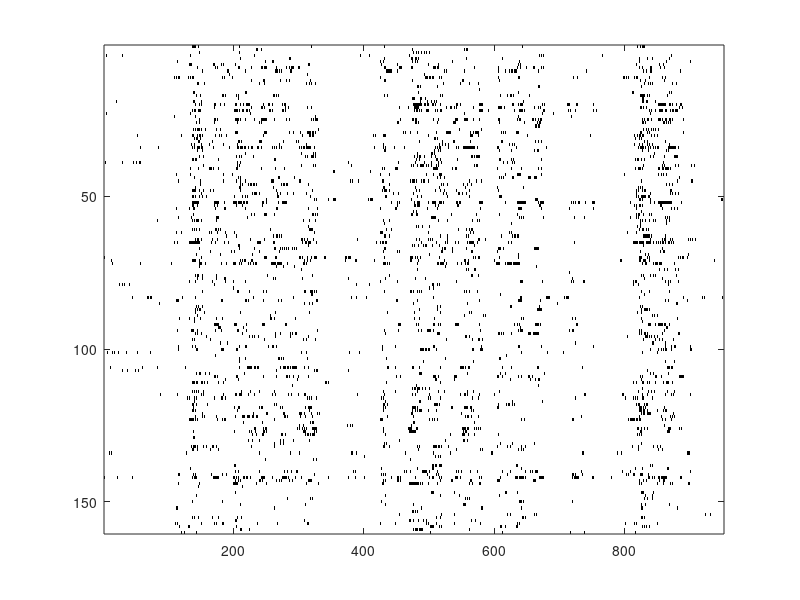

Write the MATLAB code that produced this figure. (Note: this script raises an error after producing the figure.)
%CGpipeline
%close all; clear; clc; CGpipeline

 
%Load neural data
load bint_fishmovie32_100
data=reshape(bint(1,:,:),[160,953]);
data=data*2-1;
mean(sum(data>0,2)/953);
mean(mean(data,2));

 
%Pre-allocate space for saving each GC step
CGevents=70;            %Number of iterations
C{1,CGevents+1}=[];
C{1}=data;
Rec=data;
%R{CGevents}=[];

%Break down each neuron's trajectory as member in a cell array
for g=1:size(C{1},1)
c{g}=C{1}(g,:);
end
D{1}=c;
%masterlist{1}=c;

%"Raster plot"-style image of original data matrix
figure,imagesc(C{1})
colormap(flipud(gray))



%Main loop

for k=1:CGevents
k

 
%Find most highly correlated pair
[mosthigh,hival]=find_most_highly(data);
MostHi(k,:)=mosthigh;

%Calculate stats for most highly correlated pair
v1=data(mosthigh(1),:); v2=data(mosthigh(2),:);
means=[mean(data(mosthigh(1),:)) mean(data(mosthigh(2),:))];
pairwise=mean(data(mosthigh(1),:).*data(mosthigh(2),:));
covarnce=pairwise-mean(data(mosthigh(1),:))*mean(data(mosthigh(2),:));

%Break the loop if <s_1*s_2> is negative or zero
if pairwise<=0
    fprintf('Non-positive pairwise correlation')
    k
    break   %Violates assumptions; stop here
end


%Analytical solution equations
tanhJ0sqd=means(1)*means(2)/pairwise;
tanhJ1sqd=means(1)*pairwise/means(2);
tanhJ2sqd=means(2)*pairwise/means(1);

 
%Break the loop if any of above is >1
if sum([tanhJ0sqd tanhJ1sqd tanhJ2sqd]>1)
    fprintf('Error: Component > 1')
    k
    break
end

 %Choose values of couplings (as interdependent, from each other)
J0=atanh(-tanhJ0sqd^.5);       %choose minus root as default
%J1=atanh(tanhJ1sqd^.5);
J1=atanh(means(1)/tanh(J0));
%J2=atanh(tanhJ2sqd^.5);
J2=atanh(pairwise/tanh(J1));
%mean(v1)^2+mean(v2)^2

%Correlation for current pair -- check
corry=(pairwise-mean(v1)*mean(v2))/sqrt(var(v1)*var(v2));
[J0 J1 J2]

%In case any of above didn't catch it...
if sum((imag([J0 J1 J2]))>0)
    fprintf('Imaginary couplings')
    k
    break

end

%Run script to propagate one step forward and backward
%Calculate sigma (hidden) from v1,v2; then in reverse
logistic_through
Meansig(k)=meansig;
data(mosthigh,:)=[];
data=[data; samples];
newsigs{k}=samples;
%masterlist{k+1}=[masterlist{k}(setdiff(1:length(masterlist{k}),MostHi(:))) newsigs];


%Not in use currently; reconstruction of v1, v2 statistics
[insertLoHi,indexes]=sort(mosthigh);
    if (sum(insertLoHi)~=1) & (sum(insertLoHi)~=size(data,1))
        rec=[data(1:insertLoHi(1)-1,:); vis(indexes(1),:); data(insertLoHi(1):insertLoHi(2)-1,:); vis(indexes(2),:); data(insertLoHi(2):end-1,:)];
    else
        fprintf('Error in reconstruction')
        k
    end

 

%Save couplings each iteration
couplings(k,:)=[J0 J1 J2];
covthrutime(k)=covarnce;

 

%Compare probability distribution ((1,1),(1,-1),(-1,1), & (-1,-1))
%s_1 and s_2 with reconstruction for a given CG iteration
%fprintf('Individual reconstructions: sample stats')
JPD_compar(:,:,k)=[[sum((v1+v2)==2) sum((v1==1) & (v2==-1)) sum((v1==-1) & (v2==1)) sum((v1+v2)==-2)]/953; [sum((vis(1,:)+vis(2,:)==2)) sum((vis(1,:)==1) & (vis(2,:)==-1)) sum((vis(1,:)==-1) & (vis(2,:)==1)) sum((vis(1,:)+vis(2,:))==-2)]/953];
%figure
%bar(JPD_compar(:,:,k)')
%abs(JPD_compar(1,:,k)-JPD_compar(2,:,k))
%errorbar(mean(JPD_compar(:,:,k),3),mean(abs(JPD_compar(1,:,:)-JPD_compar(2,:,:)),3))

%errorbar(mean(JPD_compar(1,:,k),3),mean(abs(JPD_compar(1,:,:)-JPD_compar(2,:,:)),3))
%hold on
%errorbar(mean(JPD_compar(2,:,k),3),mean(abs(JPD_compar(1,:,:)-JPD_compar(2,:,:)),3))
 

%figure
%bar(1:4,[sum((v1+v2)==2) sum((v1==1) & (v2==-1)) sum((v1==-1) & (v2==1)) sum((v1+v2)==-2)]/953,0.5,'FaceColor',[0.2 0.2 0.5]); hold on
%bar(1:4,[sum((vis(1,:)+vis(2,:)==2)) sum((vis(1,:)==1) & (vis(2,:)==-1)) sum((vis(1,:)==-1) & (vis(2,:)==1)) sum((vis(1,:)+vis(2,:))==-2)]/953,.25,'FaceColor',[0 0.7 0.7])



%Save the coarse-grained data matrix

    C{1,k+1}=data;
    
    %size(D{k})
    included{k}=setdiff(1:length(D{k}),MostHi(k,:));
    D{k+1}=[D{k}(included{k}) newsigs{k}];  %add new neurons to array
    %setdiff(1:length(D{k}),MostHi(k,:))
    

end

    



   %Building the Reconstructions for each iteration backwards
R=D;
    for k=CGevents:-1:1
        R{k}(included{k})=R{k+1}(1:end-1);
        activ=[cell2mat(R{k+1}(end)'); cell2mat(R{k+1}(end)')].*couplings(k,2:3)';
        recons=(exp((activ))./(2.*cosh(activ))>rand(2,num_samps))*2-1;
        R{k}(MostHi(k,:))={recons(1,:),recons(2,:)};
        %imagesc(cell2mat(R{k}')==cell2mat(D{k}'))
        %find(~ismember(cell2mat(D{1}'),cell2mat(R{1}'),'rows'))
    end
    
    
        figure
        imagesc(cell2mat(R{1}')==C{1})
        title('Entries that differ between data and reconstruction')
        colormap('gray')
    

    
    
        
    %[covC_raw,covC]=cov_matrix(C{1});
    [covDat_raw,covDat]=cov_matrix(cell2mat(D{1}'));
    [covRec_raw,covRec]=cov_matrix(cell2mat(R{1}'));
    [covCG_raw,covCG]=cov_matrix(cell2mat(D{end}'));
    
    %figure,imagesc(covC); title('Original Data Matrix')
    figure,imagesc(covDat); title('Original Data'); colormap(flipud(gray))
    figure,imagesc(covRec); title('Reconstructed Data'); colormap(flipud(gray))
    figure,imagesc(covCG); title('Coarse-Grained Data'); colormap(flipud(gray))
        %xlim([0 160]); ylim([0 160]);
    
    %figure,imagesc(cell2mat(R{3}')==C{3})
    %figure,imagesc(cov_matrix(cell2mat(R{3}'))==cov_matrix(C{3}))

    
    
    
    
    howmanytop=10;  %Top __ covariance entries (in data/recons)
    
    [covDat_unique indD]=sort(unique(covDat(~isnan(covDat))),'descend');
    covDat_top=covDat_unique(1:howmanytop);
    [rD,cD]=find(ismember(triu(covDat),covDat_top(1:howmanytop)));
    
    [covRec_unique]=sort(unique(covRec(~isnan(covRec))),'descend');
    covRec_top=covRec_unique(1:howmanytop);
    [rR,cR]=find(ismember(triu(covRec),covRec_unique(1:howmanytop)));

    
    %Lists of top entries and locations
    
    for topindsD=1:howmanytop
        topsD(topindsD)=covDat(rD(topindsD),cD(topindsD));
    end
        [topsD,indsD]=sort(topsD','descend');
        rD=rD(indsD); cD=cD(indsD);
    
    for topindsR=1:howmanytop
        topsR(topindsR)=covDat(rR(topindsR),cR(topindsR));
    end
        [topsR,indsR]=sort(topsR','descend');
        rR=rR(indsR); cR=cR(indsR);
    
        
    %Side-by-side plot of top cov's for original data vs. recons
    figure
    subplot(1,2,1)
    imagesc(covDat>=covDat_top(end)); colormap(flipud(gray));
    subplot(1,2,2)
    imagesc(covRec>=covRec_top(end)); colormap(flipud(gray));
    figure,imagesc(covRec>=covRec_top(end) == covDat>=covDat_top(end)); colormap(flipud(gray));
       

    %Joint probability distributions w/ average subtractive errors
bar(mean(JPD_compar(1,:,k),3),0.5,'FaceColor',[0.2 0.2 0.5]); hold on; bar(mean(JPD_compar(2,:,k),3),.25,'FaceColor',[0 0.7 0.7])
errorbar(mean(JPD_compar(1,:,k),3),mean(abs(JPD_compar(1,:,:)-JPD_compar(2,:,:)),3),'LineStyle','none','MarkerSize', 20)



%Reconstructed (different) elements vs data matrix
    %for k=CGevents+1:-1:1
    for k=1:CGevents+1
        figure
        imagesc(cell2mat(R{k}')~=C{k})
    end
        
    
%Reconstructed elements of covariance matrix
    %for k=CGevents+1:-1:1
    for k=1:CGevents+1
        figure
        imagesc(cov_matrix(cell2mat(R{k}'))~=cov_matrix(cell2mat(D{k}')))
    end
        
    
    %Check stuff
    %cov(C{1}')==cov(cell2mat(D{1}')')
    %cov(cell2mat(R{1}')')==cov(cell2mat(D{1}')')
    
    u=histogram(covDat); 
    w=histogram(corrcoef(cell2mat(D{1}')'));
        %semilogy(w.Values)
        
        %figure,imagesc(corrcoef(cell2mat(D{1}')'))
        %figure,imagesc(corrcoef(cell2mat(R{1}')'))
